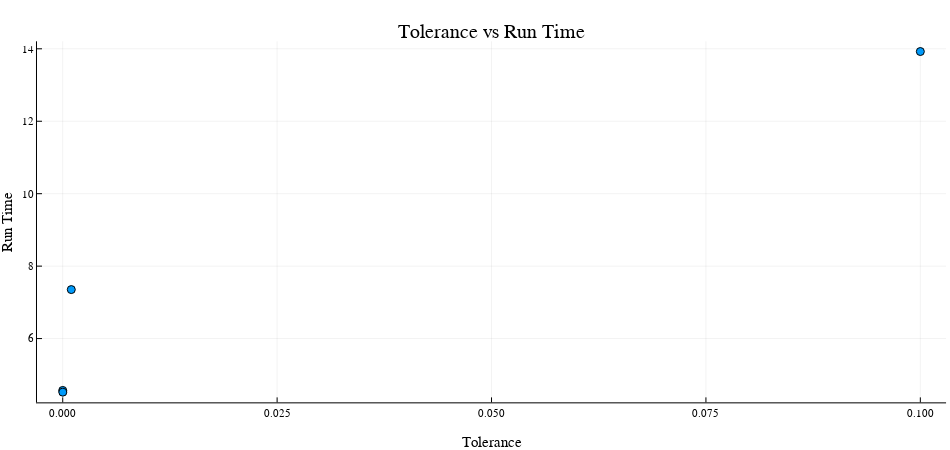

Notebook code for this chart:
### Code cell
# Plot the run time as a function of the tolerance
plotlyjs()
Plots.scatter(tols,time,hover = abs.(abs.(OV .- OV[1])),legend=false,
                ylabel="Run Time",xlabel="Tolerance",title="Tolerance vs Run Time",size=(950,450))

### Figure 1 — Plotly figure (JSON) as saved in the notebook; plotly's stock layout.template omitted (floating-point values rounded to 4 significant figures)
{"data": [{"colorbar": {"len": 0.8807, "title": "", "x": 0.9959, "y": 0.5077}, "hoverinfo": "text", "legendgroup": "y1", "marker": {"color": "rgba(0, 154, 250, 1.000)", "line": {"color": "rgba(0, 0, 0, 1.000)", "width": 1}, "size": 8, "symbol": "circle"}, "mode": "markers", "name": "y1", "showlegend": true, "text": [0, 4.366e-11, 0.4166, 20.07], "type": "scatter", "x": [1e-07, 1e-05, 0.001, 0.1], "xaxis": "x", "y": [4.568, 4.521, 7.352, 13.93], "yaxis": "y"}], "layout": {"annotations": [{"font": {"color": "rgba(0, 0, 0, 1.000)", "family": "sans-serif", "size": 20}, "rotation": 0, "showarrow": false, "text": "Tolerance vs Run Time", "x": 0.5174, "xanchor": "center", "xref": "paper", "y": 1, "yanchor": "top", "yref": "paper"}], "height": 450, "margin": {"b": 20, "l": 0, "r": 0, "t": 20}, "paper_bgcolor": "rgba(255, 255, 255, 1.000)", "plot_bgcolor": "rgba(255, 255, 255, 1.000)", "showlegend": false, "width": 950, "xaxis": {"anchor": "y", "domain": [0.03894, 0.9959], "gridcolor": "rgba(0, 0, 0, 0.100)", "gridwidth": 0.5, "linecolor": "rgba(0, 0, 0, 1.000)", "mirror": false, "range": [-0.003, 0.103], "showgrid": true, "showline": true, "showticklabels": true, "tickangle": 0, "tickcolor": "rgb(0, 0, 0)", "tickfont": {"color": "rgba(0, 0, 0, 1.000)", "family": "sans-serif", "size": 11}, "tickmode": "array", "ticks": "inside", "ticktext": ["0.000", "0.025", "0.050", "0.075", "0.100"], "tickvals": [0, 0.025, 0.05, 0.075, 0.1], "title": "Tolerance", "titlefont": {"color": "rgba(0, 0, 0, 1.000)", "family": "sans-serif", "size": 15}, "type": "-", "visible": true, "zeroline": false, "zerolinecolor": "rgba(0, 0, 0, 1.000)"}, "yaxis": {"anchor": "x", "domain": [0.06739, 0.948], "gridcolor": "rgba(0, 0, 0, 0.100)", "gridwidth": 0.5, "linecolor": "rgba(0, 0, 0, 1.000)", "mirror": false, "range": [4.239, 14.21], "showgrid": true, "showline": true, "showticklabels": true, "tickangle": 0, "tickcolor": "rgb(0, 0, 0)", "tickfont": {"color": "rgba(0, 0, 0, 1.000)", "family": "sans-serif", "size": 11}, "tickmode": "array", "ticks": "inside", "ticktext": ["6", "8", "10", "12", "14"], "tickvals": [6, 8, 10, 12, 14], "title": "Run Time", "titlefont": {"color": "rgba(0, 0, 0, 1.000)", "family": "sans-serif", "size": 15}, "type": "-", "visible": true, "zeroline": false, "zerolinecolor": "rgba(0, 0, 0, 1.000)"}}}
